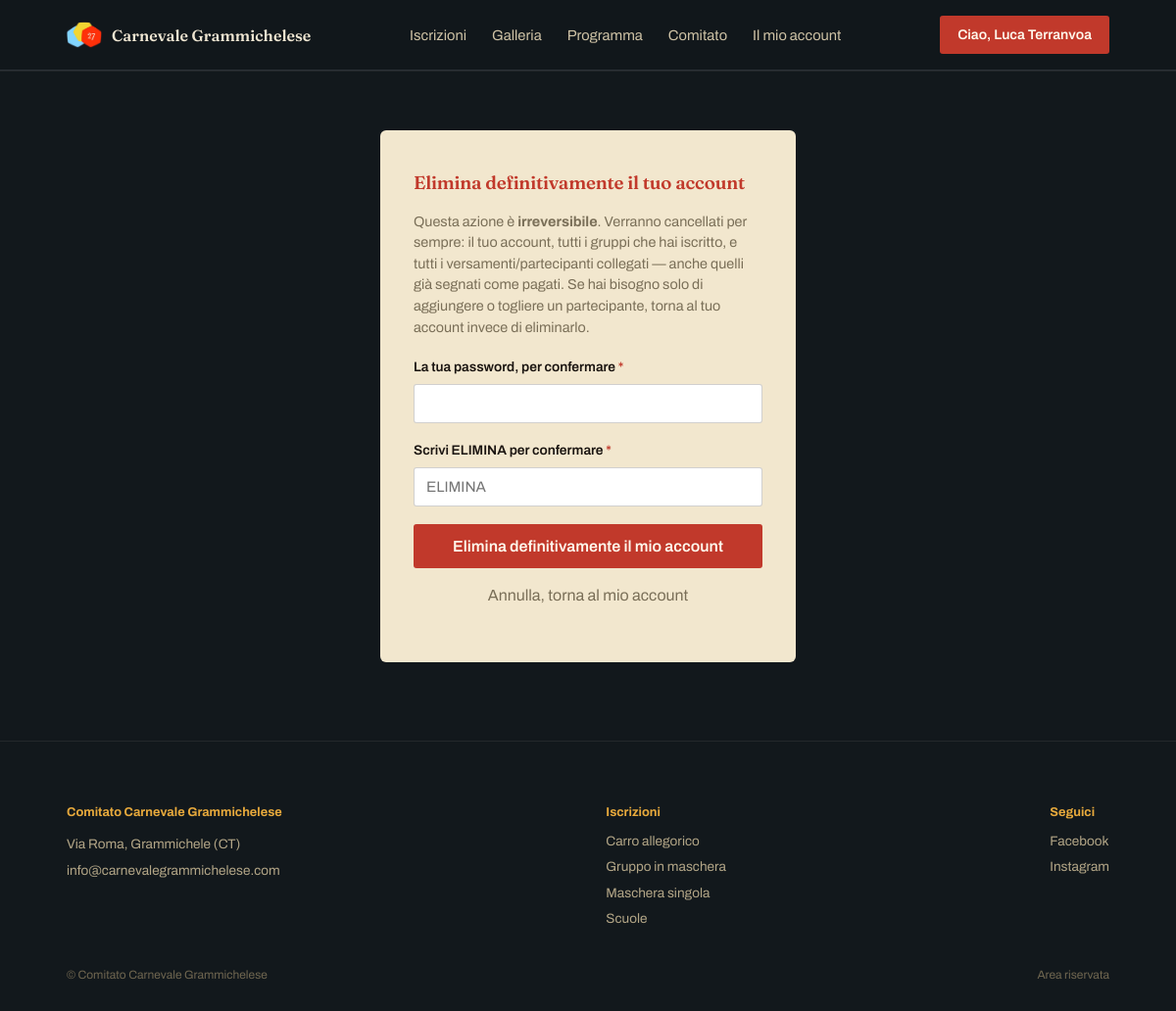
Page /account/elimina (signed in) on the committed database.
### tables this page shows
CREATE TABLE utenti (
    id INTEGER PRIMARY KEY AUTOINCREMENT,
    nome TEXT NOT NULL,
    email TEXT UNIQUE NOT NULL,
    telefono TEXT,
    password_hash TEXT NOT NULL,
    reset_token TEXT,
    reset_scadenza TEXT,
    data_creazione TEXT DEFAULT CURRENT_TIMESTAMP
);

CREATE TABLE contenuti (
    chiave TEXT PRIMARY KEY,
    valore TEXT
);

CREATE TABLE categorie (
    id INTEGER PRIMARY KEY AUTOINCREMENT,
    slug TEXT UNIQUE NOT NULL,
    nome TEXT NOT NULL,
    descrizione TEXT,
    regolamento TEXT,
    prezzo_quota REAL DEFAULT 0,
    dettagli_label TEXT DEFAULT 'Note aggiuntive',
    icona TEXT DEFAULT 'carro',
    ordine INTEGER DEFAULT 0
);

### app.py (the view, shortened to what this page needs)
@app.route("/account/elimina", methods=["GET", "POST"])
@utente_login_required
def account_elimina():
    db = get_db()
    utente = db.execute("SELECT * FROM utenti WHERE id = ?", (session["utente_id"],)).fetchone()
    return render_template("account_elimina.html")

### app.py (called while the page is built)
def get_csrf_token():
    if "_csrf_token" not in session:
        session["_csrf_token"] = secrets.token_hex(16)
    return session["_csrf_token"]

@app.before_request
def csrf_protect():
    if request.method == "POST" and not app.config.get("TESTING"):
        token_sessione = session.get("_csrf_token")
        token_form = request.form.get("_csrf_token")
        if not token_sessione or not token_form or not secrets.compare_digest(token_sessione, token_form):
            abort(400, description="Richiesta non valida (token di sicurezza mancante o scaduto). Ricarica la pagina e riprova.")

def get_db():
    if "db" not in g:
        g.db = sqlite3.connect(DB_PATH)
        g.db.row_factory = sqlite3.Row
        g.db.execute("PRAGMA foreign_keys = ON")
    return g.db

def get_contenuti(db):
    rows = db.execute("SELECT chiave, valore FROM contenuti").fetchall()
    return {r["chiave"]: r["valore"] for r in rows}

@app.context_processor
def inject_globals():
    db = get_db()
    categorie = db.execute("SELECT * FROM categorie ORDER BY ordine").fetchall()
    utente_corrente = None
    if session.get("utente_id"):
        utente_corrente = db.execute(
            "SELECT * FROM utenti WHERE id = ?", (session["utente_id"],)
        ).fetchone()
    contenuti_globali = get_contenuti(db)
    return dict(categorie=categorie, utente_corrente=utente_corrente, c=contenuti_globali)

def utente_login_required(view):
    @wraps(view)
    def wrapped(*args, **kwargs):
        if not session.get("utente_id"):
            return redirect(url_for("accedi", next=request.path))
        return view(*args, **kwargs)
    return wrapped

### templates/account_elimina.html (shortened to what this page needs)
{% extends "base.html" %}
{% block content %}
<div class="wrap" style="max-width:480px; padding-top:60px; padding-bottom:80px;">
  <div class="form-card">
    <h3 style="color:var(--rosso);">Elimina definitivamente il tuo account</h3>
    <p style="color:#7a6f58; font-size:0.9rem; margin-bottom:20px;">
      Questa azione è <strong>irreversibile</strong>. Verranno cancellati per sempre: il tuo
      account, tutti i gruppi che hai iscritto, e tutti i versamenti/partecipanti collegati —
      anche quelli già segnati come pagati. Se hai bisogno solo di aggiungere o togliere un
      partecipante, torna al tuo account invece di eliminarlo.
    </p>
    <form method="post">
      <div class="form-row">
        <label>La tua password, per confermare <span class="req">*</span></label>
        <input type="password" name="password" required>
      </div>
      <div class="form-row">
        <label>Scrivi ELIMINA per confermare <span class="req">*</span></label>
        <input type="text" name="conferma_testo" placeholder="ELIMINA" required>
      </div>
      <button type="submit" class="btn-primary" style="width:100%; background:var(--rosso);">
        Elimina definitivamente il mio account
      </button>
    </form>
    <p style="text-align:center; margin-top:16px;">
      <a href="{{ url_for('account') }}" style="color:#7a6f58;">Annulla, torna al mio account</a>
    </p>
  </div>
</div>
{% endblock %}

### templates/base.html (shortened to what this page needs)
<!DOCTYPE html>
<html lang="it">
<head>
<link rel="stylesheet" href="{{ url_for('static', filename='css/style.css') }}">
</head>
<body>
<header class="site">
  <div class="nav-row">
    <a class="brand" href="{{ url_for('home') }}">
      <img src="{{ url_for('static', filename='img/logo.png') }}" alt="Logo Carnevale Grammichelese" onerror="this.style.display='none'">
      <span class="brand-name">Carnevale Grammichelese</span>
    </a>
    <nav class="main"><ul>
      <li><a href="{{ url_for('home') }}#categorie">Iscrizioni</a></li>
      <li><a href="{{ url_for('home') }}#sfilata">Galleria</a></li>
      <li><a href="{{ url_for('home') }}#programma">Programma</a></li>
      <li><a href="{{ url_for('home') }}#contatti">Comitato</a></li>
      {% if utente_corrente %}
      <li><a href="{{ url_for('account') }}">Il mio account</a></li>
      {% else %}
      <li><a href="{{ url_for('accedi') }}">Accedi</a></li>
      {% endif %}
    </ul></nav>
    {% if utente_corrente %}
    <a class="btn-nav" href="{{ url_for('account') }}">Ciao, {{ utente_corrente.nome }}</a>
    {% else %}
    <a class="btn-nav" href="{{ url_for('registrati') }}">Iscrivi il tuo gruppo</a>
    {% endif %}
  </div>
  <div class="mobile-menu" id="cgMobileMenu">
    <ul>
    </ul>
  </div>
</header>
{% block content %}{% endblock %}
<footer class="site" id="contatti">
  <div class="wrap">
    <div class="foot-row">
      <div class="foot-col">
        <h4>Comitato Carnevale Grammichelese</h4>
        <p>{{ c.footer_indirizzo }}</p>
        <a href="mailto:{{ c.footer_email }}">{{ c.footer_email }}</a>
      </div>
      <div class="foot-col">
        <h4>Iscrizioni</h4>
        {% for cat in categorie %}
          <a href="{{ url_for('account_nuovo_gruppo', slug=cat.slug) }}">{{ cat.nome }}</a>
        {% endfor %}
      </div>
      <div class="foot-col">
        <h4>Seguici</h4>
        <a href="{{ c.footer_facebook }}">Facebook</a>
        <a href="{{ c.footer_instagram }}">Instagram</a>
      </div>
    </div>
    <div class="foot-bottom">
      <span>© Comitato Carnevale Grammichelese</span>
      <span><a href="{{ url_for('admin_login') }}" style="color:#6f6650;">Area riservata</a></span>
    </div>
  </div>
</footer>
</body>
</html>

### static/css/style.css (style rules this page uses)
:root { --notte:#12181c; --notte-2:#1a2229; --carta:#f2e7ce; --rosso:#c1392b; --oro:#e7a93c; --smeraldo:#1f6e68; --crema-testo:#efe6d2; --max:1120px; }
* { box-sizing:border-box; }
html,body { margin:0; padding:0; }
body { font-family:'Archivo', sans-serif; background:var(--notte); color:var(--crema-testo); line-height:1.5; overflow-x:hidden; }
h1,h2,h3 { font-family:'Fraunces', serif; font-weight:600; letter-spacing:-0.01em; margin:0; }
a { color:inherit; text-decoration:none; }
img { display:block; max-width:100%; }
.wrap { max-width:var(--max); margin:0 auto; padding:0 28px; }
header.site { position:sticky; top:0; z-index:50; background:rgba(18,24,28,0.9); backdrop-filter:blur(8px); border-bottom:1px solid rgba(239,230,210,0.08); }
.nav-row { display:flex; align-items:center; justify-content:space-between; padding:16px 28px; max-width:var(--max); margin:0 auto; }
.brand { display:flex; align-items:center; gap:10px; }
.brand img { width:36px; height:36px; object-fit:contain; }
.brand-name { font-family:'Fraunces', serif; font-weight:600; }
nav.main ul { display:flex; gap:26px; list-style:none; margin:0; padding:0; }
nav.main a { font-size:0.92rem; color:#cfc3a6; }
.btn-nav { background:var(--rosso); color:#fff8ec !important; padding:9px 18px; border-radius:3px; font-size:0.88rem; font-weight:600; }
.mobile-menu { max-height:0; overflow:hidden; background:var(--notte-2); border-bottom:1px solid rgba(239,230,210,0.08); transition:max-height .3s ease; }
.mobile-menu ul { list-style:none; margin:0; padding:8px 28px 16px; }
.btn-primary { background:var(--rosso); color:#fff8ec !important; padding:14px 24px; border-radius:3px; font-weight:600; display:inline-block; border:none; cursor:pointer; font-family:'Archivo',sans-serif; font-size:1rem; }
footer.site { padding:46px 0 28px; border-top:1px solid rgba(239,230,210,0.08); }
.foot-row { display:flex; justify-content:space-between; gap:30px; flex-wrap:wrap; }
.foot-col h4 { font-size:0.8rem; color:var(--oro); margin-bottom:10px; }
.foot-col a, .foot-col p { display:block; font-size:0.85rem; color:#b3a687; margin-bottom:6px; }
.foot-bottom { margin-top:32px; font-size:0.75rem; color:#6f6650; display:flex; justify-content:space-between; flex-wrap:wrap; gap:8px; }
.form-card { max-width:640px; margin:0 auto; background:var(--carta); color:#1a1410; border-radius:6px; padding:40px 34px; }
.form-card h3 { color:#1a1410; margin-bottom:6px; }
.form-row { margin-bottom:18px; }
.form-row label { display:block; font-size:0.86rem; font-weight:600; margin-bottom:6px; }
.form-row .req { color:var(--rosso); }
.form-row input, .form-row textarea { width:100%; padding:11px 12px; border:1px solid rgba(26,20,16,0.2); border-radius:3px; font-family:'Archivo',sans-serif; font-size:0.95rem; background:#fff; }

### rows in the picture
utenti: nome "Luca Terranvoa"
contenuti: footer_indirizzo "Via Roma, Grammichele (CT)"
contenuti: footer_email "info@carnevalegrammichelese.com"
categorie: nome "Carro allegorico"
categorie: nome "Gruppo in maschera"
categorie: nome "Maschera singola"
categorie: nome "Scuole"
